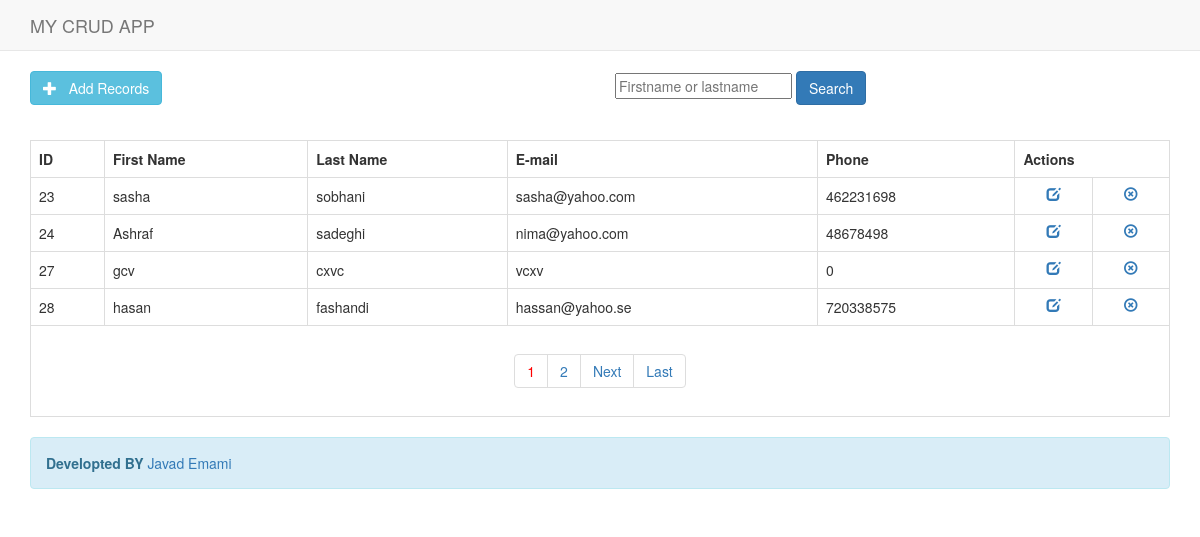
The page / on the database its author committed.
### tables this page shows
CREATE TABLE `tbl_users` (
  `id` int(11) NOT NULL,
  `first_name` varchar(25) NOT NULL,
  `last_name` varchar(25) NOT NULL,
  `email_id` varchar(50) NOT NULL,
  `contact_no` bigint(10) NOT NULL
);

### class.crud.php (the view, shortened to what this page needs)
<?php
class crud {
    private $db;
    function __construct($dbc) {
        $this->db = $dbc;
    }
    public function dataview($query)
     {
      $stmt = $this->db->prepare($query);
      $stmt->execute();
      if($stmt->rowCount()>0)
      {
       while($row=$stmt->fetch(PDO::FETCH_ASSOC))
       {
        ?>
                    <tr>
                    <td><?php print($row['id']); ?></td>
                    <td><?php print($row['first_name']); ?></td>
                    <td><?php print($row['last_name']); ?></td>
                    <td><?php print($row['email_id']); ?></td>
                    <td><?php print($row['contact_no']); ?></td>
                    <td align="center">
                    <a href="edit-data.php?edit_id=<?php print($row['id']); ?>"><i class="glyphicon glyphicon-edit"></i></a>
                    </td>
                    <td align="center">
                    <a href="delete.php?delete_id=<?php print($row['id']); ?>"><i class="glyphicon glyphicon-remove-circle"></i></a>
                    </td>
                    </tr>
                    <?php
       }
      }
      else
      {
       ?>
                <tr>
                <td>Nothing here...</td>
                </tr>
                <?php
      }
     }
    public function paginglink($query, $records_per_page) {
        $self = $_SERVER['PHP_SELF'];
        $stmt = $this->db->prepare($query);
        $stmt->execute();
        $total_no_of_records = $stmt->rowCount();
        if($total_no_of_records > 0) {
        ?><ul class="pagination"><?php
            $total_no_of_pages = ceil($total_no_of_records/$records_per_page);
            $current_page=1;
            for($i=1; $i<=$total_no_of_pages; $i++) {
                if($i==$current_page) {
                    echo "<li><a href='".$self."?page_no=".$i."'style='color:red;'>".$i."</a></li>";
                } else {
                    echo "<li><a href='".$self."?page_no=".$i."'>".$i."</a></li>";
                }
            }
            if($current_page!=$total_no_of_pages) {
                $next=$current_page + 1;
                echo "<li><a href='".$self."?page_no=".$next."'>Next</a></li>";
                echo "<li><a href='".$self."?page_no=".$total_no_of_pages."'>Last</a></li>";
            }
            ?></ul><?php
        }
    }
}
?>

### header.php (shortened to what this page needs)
<!DOCTYPE html PUBLIC "-//W3C//DTD XHTML 1.0 Transitional//EN" "http://www.w3.org/TR/xhtml1/DTD/xhtml1-transitional.dtd">
<html xmlns="http://www.w3.org/1999/xhtml">
<head>
<link href="bootstrap/css/bootstrap.min.css" rel="stylesheet" media="screen">
</head>
<body>
<div class="navbar navbar-default navbar-static-top" role="navigation">
    <div class="container">
        <div class="navbar-header">
            <div class="navbar-brand" >MY CRUD APP</div>
        </div>
    </div>
</div>

### index.php (shortened to what this page needs)
<?php
include_once 'dbconfig.php';
?>
<?php include_once 'header.php'; ?>
<div class="container">
<div class="row">
<div class="col-md-6">
<a href="add-data.php" class="btn btn-large btn-info"><i class="glyphicon glyphicon-plus"></i> &nbsp; Add Records</a>
</div>
<div class="col-md-6">
<form class="form-group" action="search.php" method="get" id="searchform" >
<input  type="text" name="keywords" placeholder="Firstname or lastname">
<input type="submit" name="submit" value="Search" class="btn btn-primary" />
</form>
</div>
</div>
</div>
<div class="clearfix"></div><br />
<div class="container">
     <table class='table table-bordered table-responsive'>
     <tr>
     <th>ID</th>
     <th>First Name</th>
     <th>Last Name</th>
     <th>E-mail</th>
     <th>Phone</th>
     <th colspan="2" align="center">Actions</th>
     </tr>
     <?php
      $query = "SELECT * FROM tbl_users";
      $records_per_page=4;
      $newquery = $crud->paging($query,$records_per_page);
      $crud->dataview($newquery);
      ?>
    <tr>
        <td colspan="7" align="center">
    <div class="pagination-wrap">
            <?php $crud->paginglink($query,$records_per_page); ?>
         </div>
        </td>
    </tr>
</table>
</div>
<?php include_once 'footer.php'; ?>

### footer.php (shortened to what this page needs)
<div class="container">
 <div class="alert alert-info">
 <strong>Developted BY </strong> <a href="http://www.javadstudio.se">Javad Emami</a>
 </div>
</div>
</body>
</html>

### rows shown on the page
tbl_users: id "23", first_name "sasha", last_name "sobhani", email "sasha@yahoo.com", contact_no "462231698"
tbl_users: id "24", first_name "Ashraf", last_name "sadeghi", email "nima@yahoo.com", contact_no "48678498"
tbl_users: id "27", first_name "gcv", last_name "cxvc", email "vcxv", contact_no "0"
tbl_users: id "28", first_name "hasan", last_name "fashandi", email "hassan@yahoo.se", contact_no "720338575"
